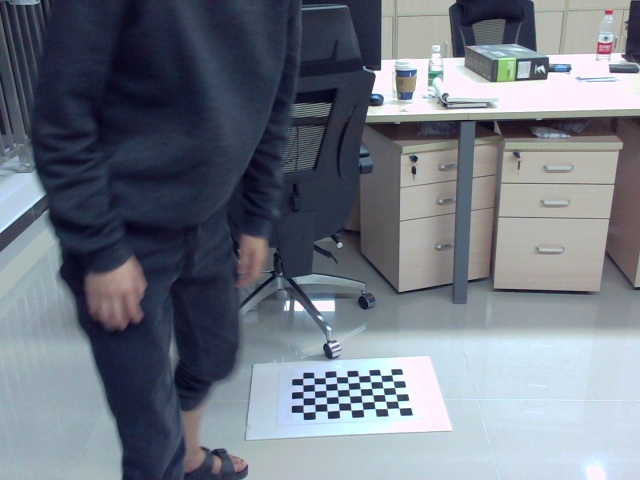
#> input picture images_calib_1123/20181123_21h13m59s490912.jpg, 640 x 480 px; its folder holds only this picture in this run
$ python show.py
#> lines starting #> are read from the running program, lines starting #| are printed output that depends on the picture; after the words box and inside, x2 and y2 are one past the last pixel; in counts of white or black regions, pixels touching at a corner belong together
import numpy as np
import cv2
import glob

# termination criteria
criteria = (cv2.TERM_CRITERIA_EPS + cv2.TERM_CRITERIA_MAX_ITER, 30, 0.001)

# prepare object points, like (0,0,0), (1,0,0), (2,0,0) ....,(6,5,0)
# checkerboard Dimensions
cbrow = 6
cbcol = 9
objp = np.zeros((cbrow*cbcol,3), np.float32)
objp[:,:2] = np.mgrid[0:cbrow,0:cbcol].T.reshape(-1,2)

# Arrays to store object points and image points from all the images.
objpoints = [] # 3d point in real world space
imgpoints = [] # 2d points in image plane.

images = glob.glob('images_calib_1123/*.jpg')

for fname in images:
    img = cv2.imread(fname)
#> img is the input picture: shape (480, 640, 3); mean B, G, R 131.2, 119.6, 112.4
    gray = cv2.cvtColor(img,cv2.COLOR_BGR2GRAY)
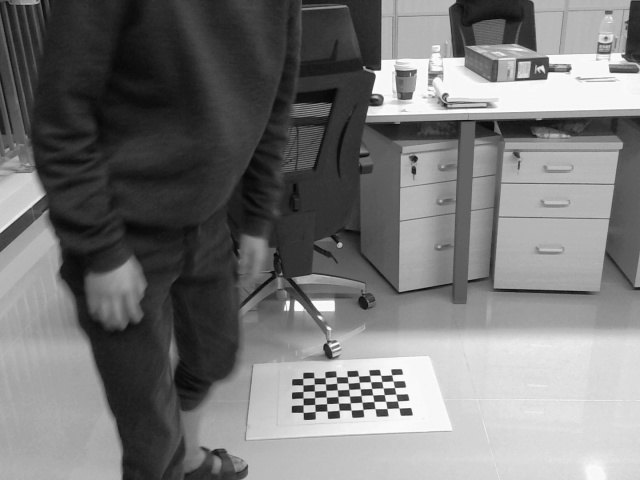
#> gray: shape (480, 640); min 6, max 255, mean 118.8

    # Find the chess board corners
    ret, corners = cv2.findChessboardCorners(gray, (cbrow,cbcol),None)
#> ret = True; corners = 54 rows, first 8: [391.7, 374.8], [393, 380.9], [394.5, 387.5], [395.8, 394], [397.3, 400.9], [398.8, 408.1], [380.6, 375.3], [381.7, 381.6]

    # If found, add object points, image points (after refining them)
    if ret == True:
        objpoints.append(objp)

        corners2 = cv2.cornerSubPix(gray,corners,(11,11),(-1,-1),criteria)
#> corners2 = 54 rows, first 8: [387.2, 380.9], [387.2, 380.9], [388.3, 387.9], [389.5, 394.3], [391.1, 401.3], [391.1, 401.3], [376.1, 379.5], [376.1, 379.5]
        imgpoints.append(corners2)


        # Draw and display the corners
        img = cv2.drawChessboardCorners(img, (cbrow,cbcol), corners2,ret)
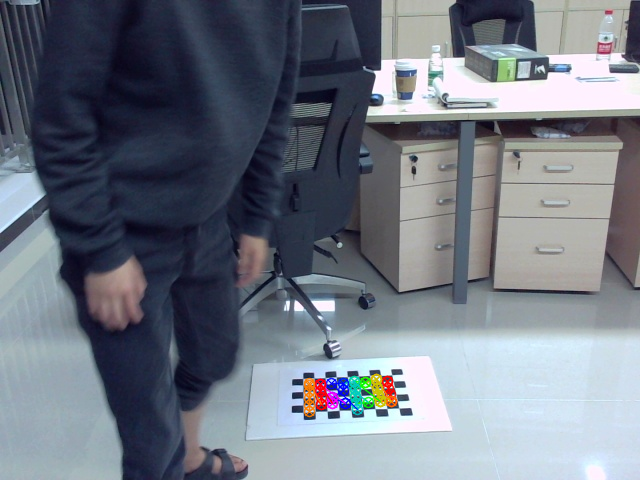
#> img: shape (480, 640, 3); 0.9% of pixels changed, all inside (x1, y1, x2, y2) = (303, 373, 398, 418)
        cv2.imshow('img',img)
        cv2.waitKey(3000)

cv2.destroyAllWindows()

# Save parameters
ret, mtx, dist, rvecs, tvecs = cv2.calibrateCamera(objpoints, imgpoints, gray.shape[::-1], None, None)
#> ret = 4.81; mtx = [[428.9, 0, 325.9], [0, 162.2, 228.7], [0, 0, 1]]; dist = [[-0.274, 0.133, -0.0145, -0.0105, -0.0245]]; rvecs = ([-1.25, 0.51, 1.46],); tvecs = ([6.1, 37.77, 30.5],)
np.savez("webcam_calibration_ouput.npz", ret=ret, mtx=mtx, dist=dist, rvecs=rvecs, tvecs=tvecs)

$ run again, on images_calib_1123/20181123_21h15m21s089159.jpg
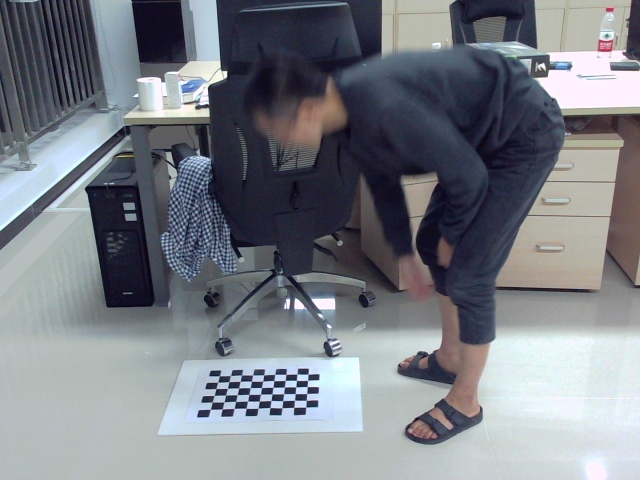
#> input picture images_calib_1123/20181123_21h15m21s089159.jpg, 640 x 480 px
#> img is the input picture: shape (480, 640, 3); mean B, G, R 133.9, 126.4, 122.2
#> `gray = cv2.cvtColor(img,cv2.COLOR_BGR2GRAY)`:
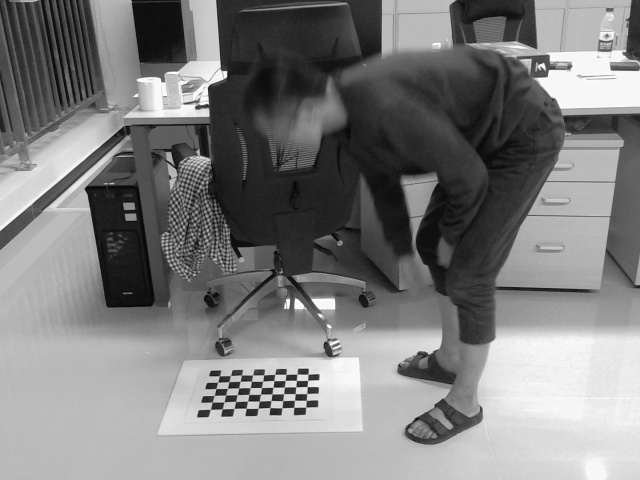
#> gray: shape (480, 640); min 3, max 255, mean 126
#> `ret, corners = cv2.findChessboardCorners(gray, (cbrow,cbcol),None)`: ret = True; corners = 54 rows, first 8: [210.5, 409.2], [212.3, 402.1], [214.4, 395.3], [216.2, 388.5], [217.7, 382], [219.5, 376], [222.1, 409.1], [224, 402]
#> corners2 = 54 rows, first 8: [218.2, 402.4], [218.2, 402.4], [219.8, 394.9], [221.8, 388.5], [223.4, 382.4], [223.4, 382.4], [218.2, 402.4], [230.3, 401.6]
#> `img = cv2.drawChessboardCorners(img, (cbrow,cbcol), corners2,ret)`:
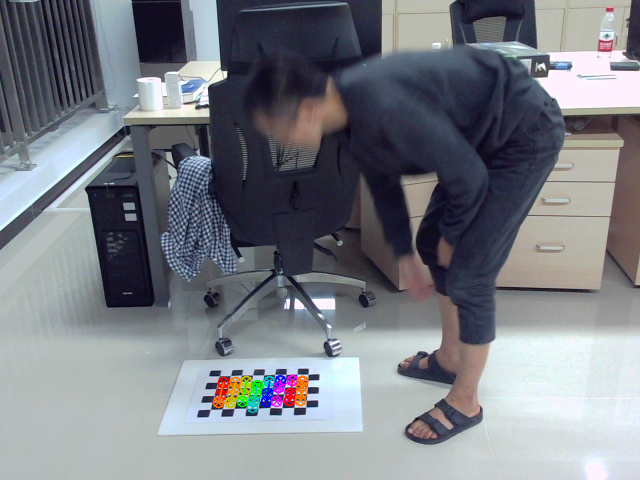
#> img: shape (480, 640, 3); 0.86% of pixels changed, all inside (x1, y1, x2, y2) = (212, 374, 309, 414)
#> `ret, mtx, dist, rvecs, tvecs = cv2.calibrateCamera(objpoints, imgpoint..`: ret = 4.36; mtx = [[262.6, 0, 437.9], [0, 87.96, 294.9], [0, 0, 1]]; dist = [[-0.167, 0.0174, -0.0617, -0.076, 0.0246]]; rvecs = ([-0.0916, 0.293, -1.67],); tvecs = ([-15.97, 33.32, 23.53],)

$ run again, on images_calib_1123/20181123_21h15m35s896471.jpg
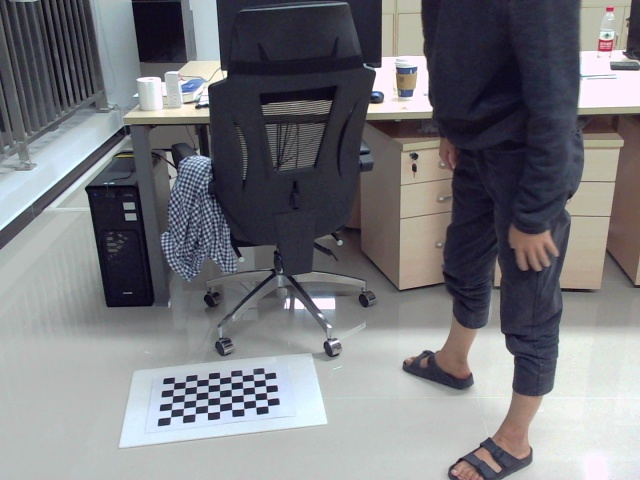
#> input picture images_calib_1123/20181123_21h15m35s896471.jpg, 640 x 480 px
#> img is the input picture: shape (480, 640, 3); mean B, G, R 126.6, 121.5, 120.9
#> `gray = cv2.cvtColor(img,cv2.COLOR_BGR2GRAY)`:
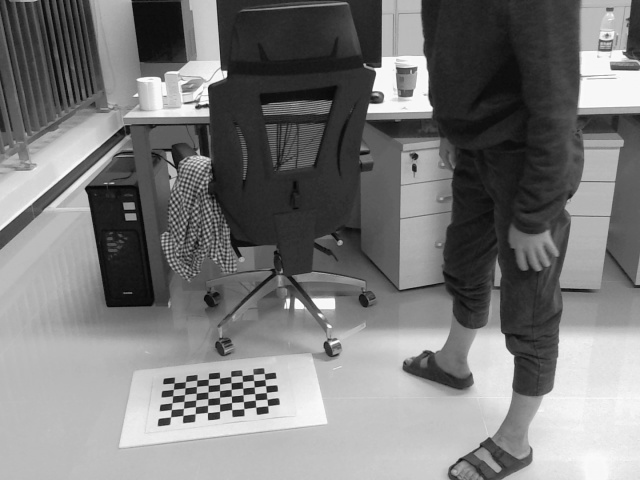
#> gray: shape (480, 640); min 2, max 255, mean 121.9
#> `ret, corners = cv2.findChessboardCorners(gray, (cbrow,cbcol),None)`: ret = True; corners = 54 rows, first 8: [170.6, 416.7], [171.3, 409.5], [172, 402.7], [172.7, 395.8], [173.5, 389.2], [174.1, 383.1], [183, 415.5], [183.5, 408.4]
#> corners2 = 54 rows, first 8: [168.4, 410.4], [177.3, 409.6], [177.5, 402.4], [178.4, 395.6], [179.4, 388.4], [179.4, 388.4], [177.3, 409.6], [189.5, 407.8]
#> `img = cv2.drawChessboardCorners(img, (cbrow,cbcol), corners2,ret)`:
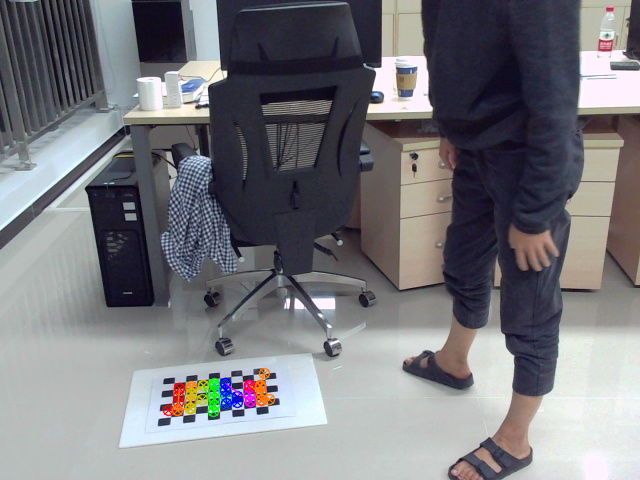
#> img: shape (480, 640, 3); 0.92% of pixels changed, all inside (x1, y1, x2, y2) = (162, 367, 276, 418)
#> `ret, mtx, dist, rvecs, tvecs = cv2.calibrateCamera(objpoints, imgpoint..`: ret = 4.98; mtx = [[197.7, 0, 302.3], [0, 131.6, 240.7], [0, 0, 1]]; dist = [[-0.118, 0.00275, 0.00714, -0.0404, 0.00115]]; rvecs = ([-0.981, -1.7, -1.2],); tvecs = ([-8.72, 20.79, 12.24],)
